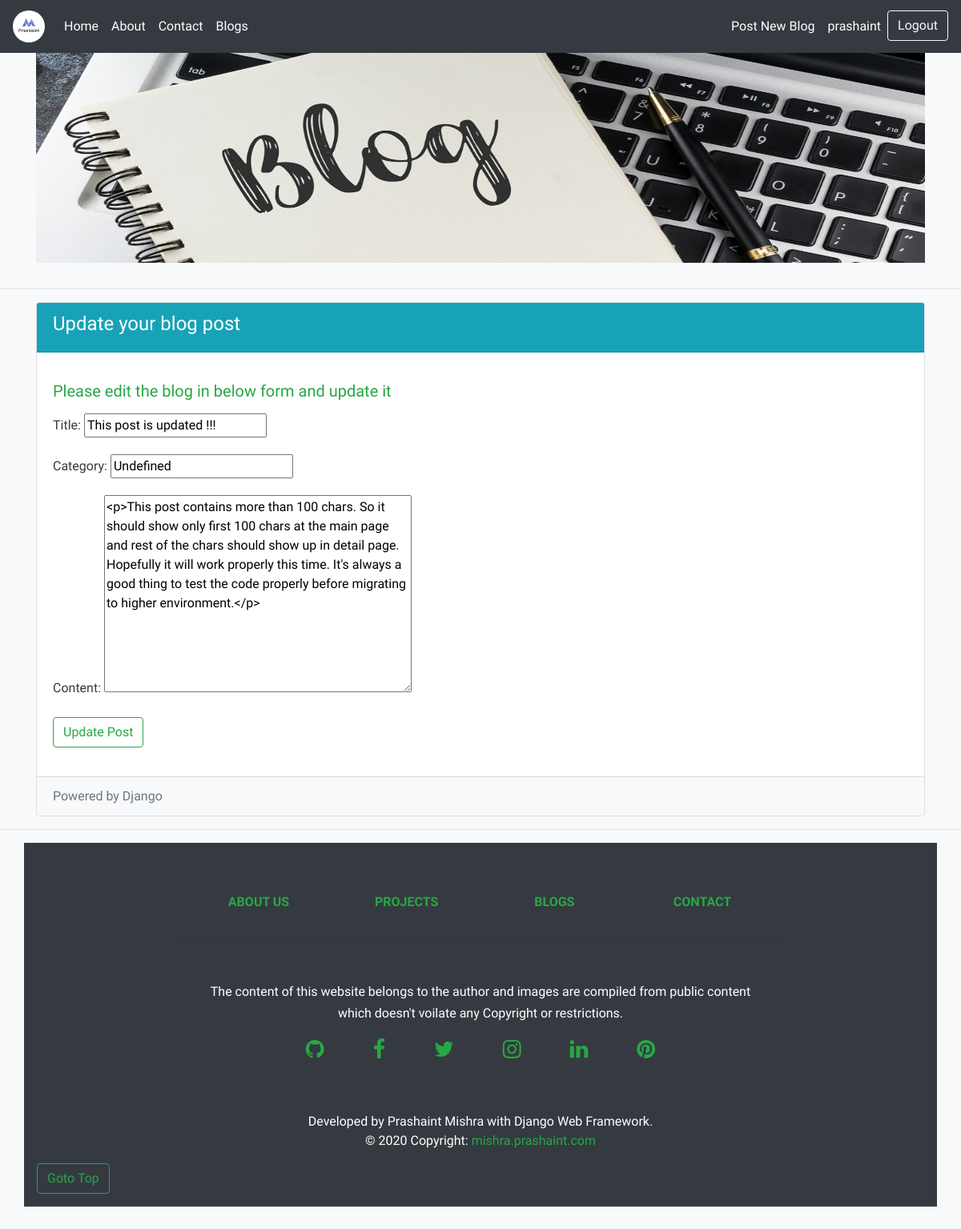
/blogs/curr_user_blogs/3 (signed in), run on the app's committed database.
### blogs/models.py (models this page shows, shortened)
class BlogPost(models.Model):
    title = models.CharField(max_length=200, unique=True)
    author = models.ForeignKey(User, on_delete=models.CASCADE, related_name='blog_author')
    category = models.CharField(max_length=200, default="undefined")
    updated_on = models.DateTimeField(auto_now=True)
    content = HTMLField()
    created_on = models.DateTimeField(auto_now_add=True)
    status = models.IntegerField(choices=STATUS, default=0)
    class Meta:
        ordering = ['-created_on']

### blogs/views.py (the view, shortened to what this page needs)
# urls.py: path('curr_user_blogs/<int:pk>', UpdateBlogView.as_view(), name='update_blog_post'),
class UpdateBlogView(UpdateView):
	model = BlogPost
	template_name = 'blogs/update_blog_post.html'
	fields = [ 'title', 'category' ,'content' ]

### blogs/templates/blogs/update_blog_post.html (shortened to what this page needs)
{% extends 'blogs/base.html' %}
{% block content %}
{% load static %}
  <hr class="featurette-divider">
  <div class="container">
    {% if user.is_authenticated %}
  <div class="card" >
    <div class="card-header bg-info text-white"><h4>Update your blog post</h4></div>
    <div class="card-body">
      <p><h5 class="text-success">Please edit the blog in below form and update it</h5></p>
        <div class="form-group">
        <form method="POST">
          {{ form.as_p }}
          <button class="btn btn-outline-success" type="submit">Update Post</button>
        </form>
      </div>
    </div>
    <div class="card-footer bg-light text-white text-muted">Powered by Django</div>
  </div>
  {% endif %}
</div>
<hr class="featurette-divider">
{% endblock %}

### blogs/templates/blogs/base.html (shortened to what this page needs)
{% load static %}
<!doctype html>
<html lang="en">
  <head>
    <link rel="stylesheet" href="https://stackpath.bootstrapcdn.com/bootstrap/4.5.0/css/bootstrap.min.css">
    <link rel="stylesheet" href="https://maxcdn.bootstrapcdn.com/font-awesome/4.7.0/css/font-awesome.min.css">
    <link rel="stylesheet" type="text/css" href="{% static '/custom.css' %}"/>
    <link href="{% static '/carousel.css' %}" rel="stylesheet">
  </head>
  <body class="bg-light text-dark">
    <header>
  <nav class="navbar navbar-expand-lg navbar-dark bg-dark text-white fixed-top">
    <a class="navbar-brand" href="{% url 'home' %}">
      <img class="rounded-circle" src="{% static '/logo.png' %}" alt="Logo" style="width:40px;">
    </a>
    <div class="collapse navbar-collapse" id="navbarCollapse">
      <ul class="navbar-nav mr-auto">
        <li class="nav-item">
          <a class="nav-link text-white" href="{% url 'home' %}">Home</a>
        </li>
        <li class="nav-item">
          <a class="nav-link text-white" href="{% url 'about' %}">About</a>
        </li>
        <li class="nav-item">
          <a class="nav-link text-white" href="{% url 'about' %}#contactme">Contact</a>
        </li>
        <li class="nav-item">
          <a class="nav-link text-white" href="{% url 'blogs:tech_blogs' %}">Blogs</a>
        </li>
      </ul>
        {% if user.is_authenticated %}
        <ul class="navbar-nav ml-auto">
        <li class="nav-item" >
            <a class="nav-link text-white" href="{% url 'blogs:new_blog_post' %}">Post New Blog</a>
        </li>
        <li class="nav-item" >
          <a class="nav-link text-white" href="{% url 'blogs:curr_user_blogs' %}">{{ user.username }} </a>
        </li>
        <li class="nav-item">
          <form action="{% url 'blogs:user_logout' %}" method="POST">
            <button class="btn btn-outline-light" type="submit">Logout</button>
          </form>
        </li>
      </ul>
        {% endif %}
    </div>
  </nav>
  <div class="container-lg mt-3 text-center text-info">
    <div class="jumbotron jumbotron-fluid bg-dark text-white" style="background-image: url({% static '/blogging_banner.jpg' %}); background-size: 100% 100%;">
      <div class="container-sm mt-3 text-center text-info">
      <br><br><br><br><br>
      </div>
    </div>
  </div>
</header>
<main role="main">
{% block content %}{% endblock %}
<footer class="container p-3 my-3 bg-dark text-white">
  <div class="container bg-dark text-white">
    <div class="row text-center d-flex justify-content-center pt-5 mb-3  text-white">
      <div class="col-md-2 mb-3 text-white">
        <h6 class="text-uppercase font-weight-bold">
          <a class="text-success" href="{% url 'about' %}">About us</a>
        </h6>
      </div>
      <div class="col-md-2 mb-3 text-white">
        <h6 class="text-uppercase font-weight-bold">
          <a class="text-success" href="#!">Projects</a>
        </h6>
      </div>
      <div class="col-md-2 mb-3 text-white">
        <h6 class="text-uppercase font-weight-bold">
          <a class="text-success" href="{% url 'blogs:tech_blogs' %}">Blogs</a>
        </h6>
      </div>
      <div class="col-md-2 mb-3 text-white">
        <h6 class="text-uppercase font-weight-bold">
          <a class="text-success" href="#!">Contact</a>
        </h6>
      </div>
    </div>
    <hr class="rgba-white-light" style="margin: 0 15%;">
    <div class="row d-flex text-center justify-content-center mb-md-0 mb-4">
      <div class="col-md-8 col-12 mt-5">
        <p style="line-height: 1.7rem">The content of this website belongs to the author and images are compiled from public content which doesn't
          voilate any Copyright or restrictions.</p>
      </div>
    </div>
    <div class="row d-flex text-center justify-content-center">
      <div class="col-md-12">
        <div class="mb-5">
          <a class="git-ic text-success btn-lg" href="https://github.com/prashaint" target="_blank">
            <i class="fa fa-github fa-lg white-text mr-4"> </i>
          </a>
          <a class="fb-ic text-success btn-lg" href="https://www.facebook.com/profile.php?id=1615068882" target="_blank">
            <i class="fa fa-facebook-f fa-lg white-text mr-4"> </i>
          </a>
          <a class="tw-ic text-success btn-lg" href="https://twitter.com/MishraPrashaint" target="_blank">
            <i class="fa fa-twitter fa-lg white-text mr-4"> </i>
          </a>
          <a class="gplus-ic text-success btn-lg" href="https://www.instagram.com/prashaint/" target="_blank">
            <i class="fa fa-instagram fa-lg white-text mr-4"> </i>
          </a>
          <a class="li-ic text-success btn-lg" href="https://www.linkedin.com/in/prashaint" target="_blank">
            <i class="fa fa-linkedin fa-lg white-text mr-4"> </i>
          </a>
          <a class="pin-ic text-success btn-lg" href="https://in.pinterest.com/prashaint_mishra/" target="_blank">
            <i class="fa fa-pinterest fa-lg white-text"> </i>
          </a>
        </div>
      </div>
    </div>
  </div>
  <div class="footer-copyright text-center py-3">Developed by Prashaint Mishra with Django Web Framework.<br>© 2020 Copyright:
    <a class="text-success" href="#"> mishra.prashaint.com</a>
  </div>
  <a class="btn btn-outline-success" href="#top">Goto Top</a>
</footer>
</main>
</html>

### portfolio/static/custom.css (style rules this page uses)
body { background: #f0e9e9; background-color: blanchedalmond; font-family: 'Varela Round', sans-serif; }

### portfolio/static/carousel.css (style rules this page uses)
body { padding-top: 3rem; padding-bottom: 3rem; color: #f3dede; }
.featurette-divider { margin: rem 0; }

### data on the page
BlogPost: title "This post is updated !!!", category "Undefined", content "<p>This post contains more than 100 chars. So it should show only first 100 chars at the main page and rest of the chars should show up in detail page. Hopefully it will work properly this time. It's always a good thing to test the code properly before migrating to higher environment.</p>"

### other printed values
{{ user.username }} "prashaint"
